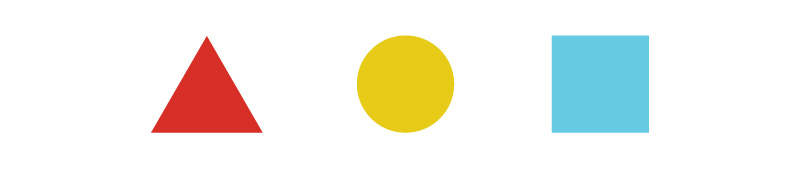
#> input picture shape detector/shapes.jpg, 800 x 173 px
$ python ocv.py
#> lines starting #> are read from the running program, lines starting #| are printed output that depends on the picture; after the words box and inside, x2 and y2 are one past the last pixel; in counts of white or black regions, pixels touching at a corner belong together
import cv2

font = cv2.FONT_HERSHEY_COMPLEX
img = cv2.imread("shapes.jpg", cv2.IMREAD_GRAYSCALE)
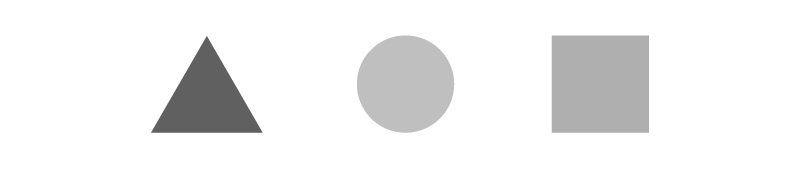
#> img: shape (173, 800); min 89, max 255, mean 239.9
_, threshold = cv2.threshold(img, 240, 255, cv2.THRESH_BINARY)
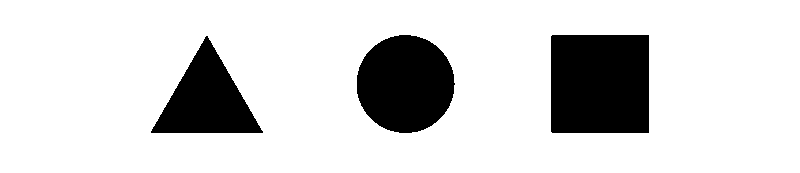
#> threshold: shape (173, 800); 83.6% white; 3 black regions
contours, _ = cv2.findContours(threshold, cv2.RETR_TREE, cv2.CHAIN_APPROX_SIMPLE)
#> contours = 4 contours; box (x1, y1, x2, y2) and area: (0, 0, 800, 173) 137428, (550, 34, 650, 134) 9796, (356, 34, 456, 134) 7661, (150, 35, 264, 134) 5688
for cnt in contours:
    approx = cv2.approxPolyDP(cnt, 0.01*cv2.arcLength(cnt, True), True)
    cv2.drawContours(img, [approx] , 0, (0), 5 )
    x = approx.ravel()[0]
    y = approx.ravel()[1]

    if len(approx) == 3:
        cv2.putText(img, "Triangle", (x, y), font, 1, (0))
    elif len(approx) == 4:
        cv2.putText(img, "Rectangle", (x, y), font, 1, (0))
    elif len(approx) == 5:
        cv2.putText(img, "Pentagon", (x, y), font, 1, (0))
    elif 6 < len(approx) < 10:
        cv2.putText(img, "Ellipse", (x, y), font, 1, (0))
    else:
        cv2.putText(img, "Circle", (x, y), font, 1, (0))
#> this loop made 4 passes
#> (approx, x, y) on passes 1 to 3: ([[0, 0], [0, 172], [799, 172], [799, 0]], 0, 0), ([[206, 35], [262, 133], [150, 132]], 206, 35), ([[552, 34], [649, 35], [648, 133], [550, 131]], 552, 34)
#> (x, y) on pass 4: (399, 34)
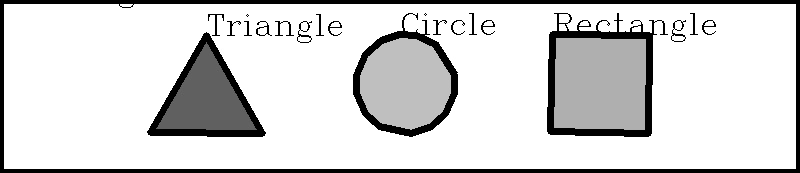
#> img: shape (173, 800); 11.69% of pixels changed, all inside (x1, y1, x2, y2) = (0, 0, 800, 173)
cv2.imshow("shapes", img)
cv2.imshow("Threshold", threshold)
cv2.waitKey(0)
cv2.destroyAllWindows()
